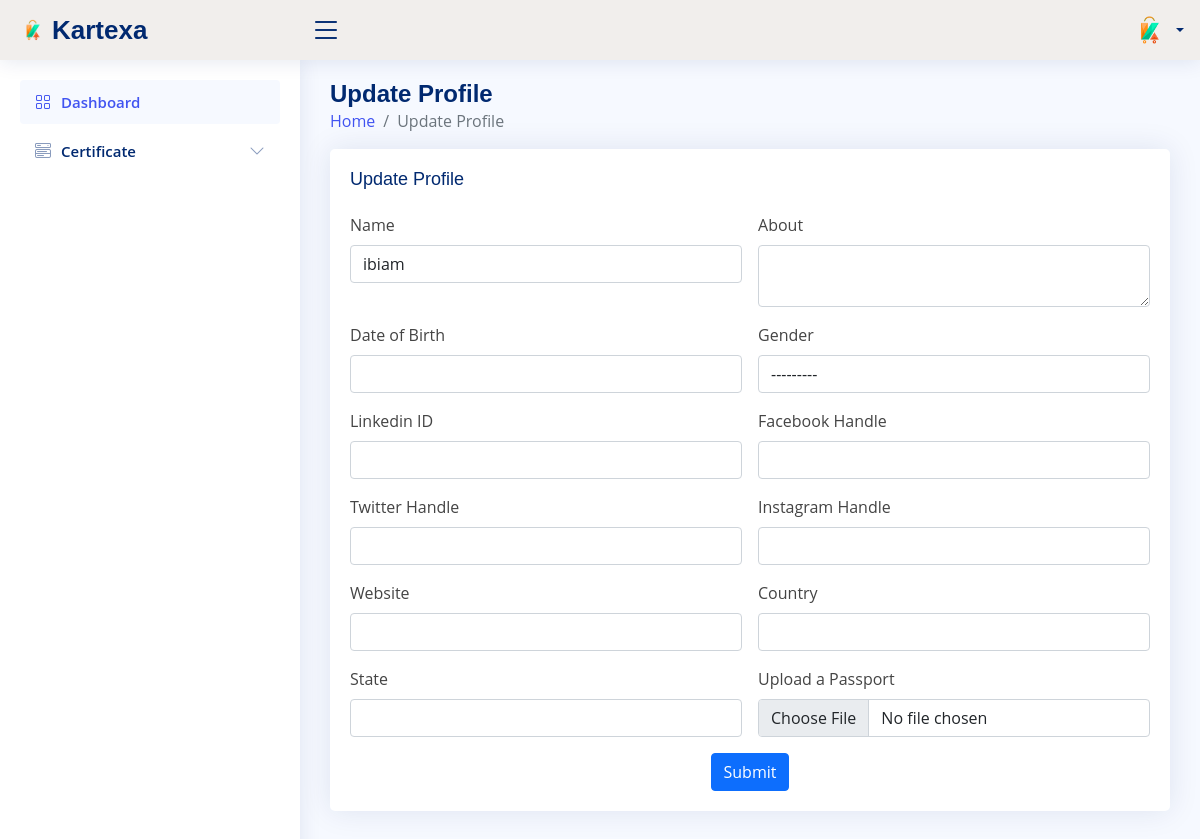
The page /accounts/1/edit_profile on the database as committed earlier.
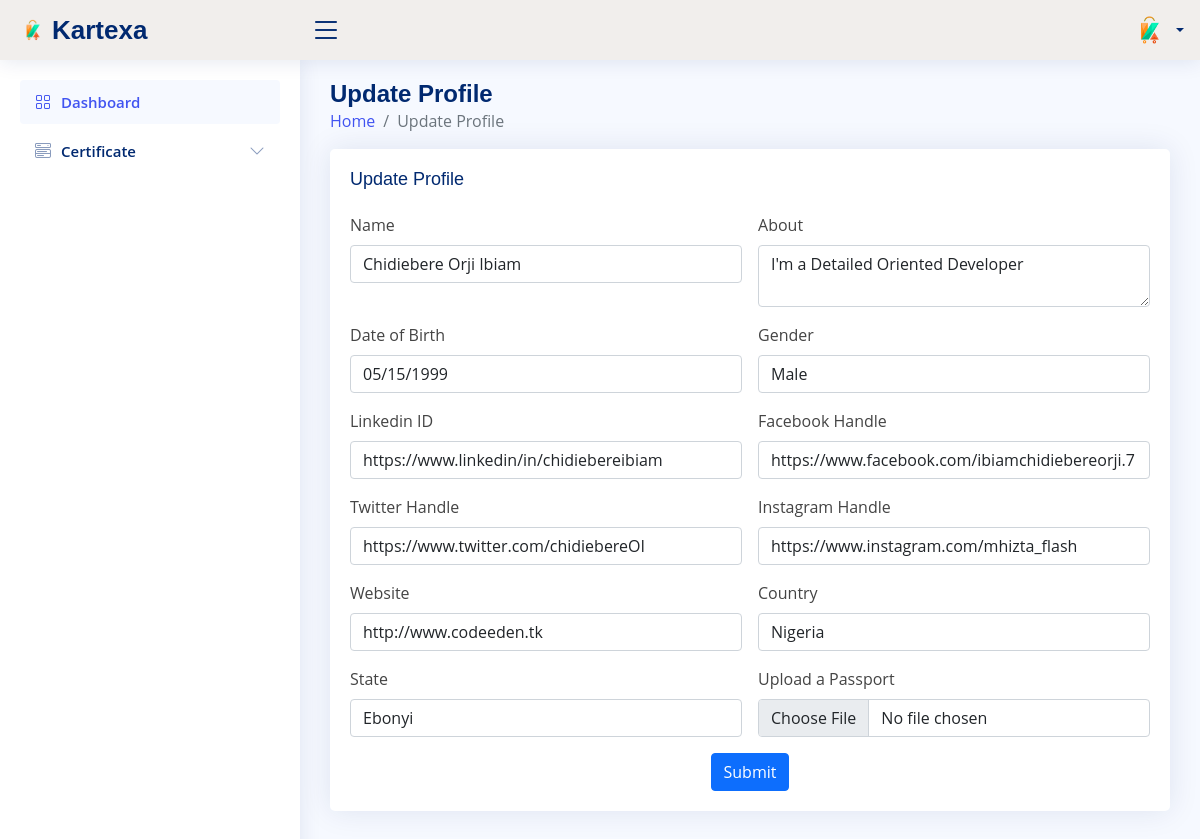
The same page on the database as committed later.
### accounts/models.py (models this page shows, shortened)
class Profile(models.Model):
    GENDER_CHOICES = (
        ('Male', 'Male'),
        ('Female', 'Female'),
        ('Others Specify', 'Others Specify')
    )
    user = models.OneToOneField(User, null=True, on_delete=models.CASCADE)
    name = models.CharField(max_length=255, null = True)
    about = models.TextField(null=True)
    date_of_birth = models.DateField(null = True)
    gender = models.CharField(max_length=50, null = True, choices = GENDER_CHOICES)
    linkedin_id = models.CharField(max_length=255, null=True, blank = True)
    facebook_handle = models.CharField(max_length=255, null=True, blank = True)
    twitter_handle = models.CharField(max_length=255, null=True, blank = True)
    instagram_handle = models.CharField(max_length=255, null=True, blank = True)
    website = models.CharField(max_length=255, null=True, blank = True)
    country = models.CharField(max_length=255, null=True, blank = True)
    state = models.CharField(max_length=255, null=True, blank = True)
    profile_pic = models.ImageField(null=True, blank = True, upload_to = "profile/")

### accounts/views.py (the view)
# urls.py: path('<int:pk>/edit_profile', views.UpdateProfileView.as_view(), name='update_profile'),
class UpdateProfileView(generic.UpdateView, LoginRequiredMixin):
    model = Profile
    form_class = UpdateProfileForm
    template_name = 'registration/update_profile.html'
    success_url = reverse_lazy('dashboard')

### accounts/templates/registration/update_profile.html (shortened to what this page needs)
{% extends 'core/base.html' %}
{% load static %}
{% block content %}
<main id="main" class="main">
    <div class="pagetitle">
      <h1>Update Profile</h1>
      <nav>
        <ol class="breadcrumb">
          <li class="breadcrumb-item"><a href="{% url 'dashboard' %}">Home</a></li>
          <li class="breadcrumb-item active">Update Profile</li>
        </ol>
      </nav>
    </div>
    <section class="section">
      <div class="row">
        <div class="col-lg-12">
          <div class="card">
            <div class="card-body">
              <h5 class="card-title">Update Profile</h5>
              <form class="row g-3" method="post" enctype="multipart/form-data">
                <div class="col-md-6">
                  <label for="inputName5" class="form-label">Name</label>
                  {{form.name}}
                </div>
                <div class="col-md-6">
                    <label for="inputName5" class="form-label">About</label>
                    {{form.about}}
                  </div>
                <div class="col-md-6">
                    <label for="inputPassword5" class="form-label">Date of Birth</label>
                    {{form.date_of_birth}}
                </div>
                <div class="col-md-6">
                  <label for="inputEmail5" class="form-label">Gender</label>
                 {{form.gender}}
                </div>
                <div class="col-md-6">
                  <label for="inputPassword5" class="form-label">Linkedin ID</label>
                  {{form.linkedin_id}}
                </div>
                <div class="col-md-6">
                    <label for="inputPassword5" class="form-label">Facebook Handle</label>
                    {{form.facebook_handle}}
                </div>
                <div class="col-md-6">
                    <label for="inputPassword5" class="form-label">Twitter Handle</label>
                    {{form.twitter_handle}}
                </div>
                  <div class="col-md-6">
                    <label for="inputPassword5" class="form-label">Instagram Handle</label>
                    {{form.instagram_handle}}
                  </div>
                  <div class="col-md-6">
                    <label for="inputPassword5" class="form-label">Website</label>
                    {{form.website}}
                  </div>
                <div class="col-6">
                  <label for="inputAddress5" class="form-label">Country</label>
                    {{form.country}}
                </div>
                <div class="col-6">
                  <label for="inputAddress2" class="form-label">State</label>
                  {{form.state}}
                </div>
          <div class="col-6">
            <label for="inputAddress2" class="form-label">Upload a Passport</label>
            {{form.profile_pic}}
        </div>
            <div class="text-center">
              <button type="submit" class="btn btn-primary">Submit</button>
              </div>
          </form>
            </div>
          </div>
        </div>
      </div>
    </section>
  </main>
{% endblock content %}

### core/templates/core/base.html (shortened to what this page needs)
<!DOCTYPE html>
{% load static %}
<html lang="en">
  <head>
    <link rel="stylesheet" href="{% static 'css/bootstrap.min.css' %}" />
    <link
      rel="stylesheet"
      href="{% static 'bootstrap-icons/bootstrap-icons.css' %}"
    />
    <link rel="stylesheet" href="{% static 'boxicons/css/boxicons.css' %}" />
    <link rel="stylesheet" href="{% static 'css/style.css' %}" />
  </head>
  <body>
    <header id="header" class="header fixed-top d-flex align-items-center">
      <div class="d-flex align-items-center justify-content-between">
        <a href="{% url 'dashboard' %}" class="logo d-flex align-items-center">
          <img src="{% static 'img/logo.png' %}" alt="" />
          <span class="d-none d-lg-block">Kartexa</span>
        </a>
        <i class="bi bi-list toggle-sidebar-btn"></i>
      </div>
      <nav class="header-nav ms-auto">
        <ul class="d-flex align-items-center">
          <li class="nav-item dropdown pe-3">
            <a
              class="nav-link nav-profile d-flex align-items-center pe-0"
              href="#"
              data-bs-toggle="dropdown"
            >
              <img
                src="{% static 'img/logo.png' %}"
                alt="Profile"
                class="rounded-circle"
              />
              <span class="d-none d-md-block dropdown-toggle ps-2"
                >{{user.username}}</span
              >
            </a>
          </li>
        </ul>
      </nav>
    </header>
    <aside id="sidebar" class="sidebar">
      <ul class="sidebar-nav" id="sidebar-nav">
        <li class="nav-item">
          <a class="nav-link" href="{% url 'dashboard' %}">
            <i class="bi bi-grid"></i>
            <span>Dashboard</span>
          </a>
        </li>
        <li class="nav-item">
          <a
            class="nav-link collapsed"
            data-bs-target="#components-nav"
            data-bs-toggle="collapse"
            href="#"
          >
            <i class="bi bi-menu-button-wide"></i><span>Certificate</span
            ><i class="bi bi-chevron-down ms-auto"></i>
          </a>
        </li>
      </ul>
    </aside>
    {% block content %}
    {% endblock content %}
  </body>
</html>

### static/css/style.css (style rules this page uses)
:root { scroll-behavior: smooth; }
body { font-family: "Open Sans", sans-serif; background: #f6f9ff; color: #444444; }
a { color: #4154f1; text-decoration: none; }
h1, h2, h3, h4, h5, h6 { font-family: "Nunito", sans-serif; }
#main { margin-top: 60px; padding: 20px 30px; transition: all 0.3s; }
.logo { line-height: 1; }
@media (min-width: 1200px) { .logo { width: 280px; } }
.logo img { max-height: 26px; margin-right: 6px; }
.logo span { font-size: 26px; font-weight: 700; color: #012970; font-family: "Nunito", sans-serif; }
.header { transition: all 0.5s; z-index: 997; height: 60px; box-shadow: 0px 2px 20px rgba(1, 41, 112, 0.1); background-color: rgb(241, 238, 236); padding-left: 20px; }
.header .toggle-sidebar-btn { font-size: 32px; padding-left: 10px; cursor: pointer; color: #012970; }
.header-nav ul { list-style: none; }
.header-nav > ul { margin: 0; padding: 0; }
.header-nav .nav-profile { color: #012970; }
.header-nav .nav-profile img { max-height: 36px; }
.header-nav .nav-profile span { font-size: 14px; font-weight: 600; }
.sidebar { position: fixed; top: 60px; left: 0; bottom: 0; width: 300px; z-index: 996; transition: all 0.3s; padding: 20px; overflow-y: auto; scrollbar-width: thin; scrollbar-color: #aab7cf transparent; box-shadow: 0px 0px 20px rgba(1, 41, 112, 0.1); background-color: #fff; }
@media (min-width: 1200px) { #main, #footer { margin-left: 300px; } }
.sidebar-nav { padding: 0; margin: 0; list-style: none; }
.sidebar-nav li { padding: 0; margin: 0; list-style: none; }
.sidebar-nav .nav-item { margin-bottom: 5px; }
.sidebar-nav .nav-link { display: flex; align-items: center; font-size: 15px; font-weight: 600; color: #4154f1; transition: 0.3; background: #f6f9ff; padding: 10px 15px; border-radius: 4px; }
.sidebar-nav .nav-link i { font-size: 16px; margin-right: 10px; color: #4154f1; }
.sidebar-nav .nav-link.collapsed { color: #012970; background: #fff; }
.sidebar-nav .nav-link.collapsed i { color: #899bbd; }
.sidebar-nav .nav-link .bi-chevron-down { margin-right: 0; transition: transform 0.2s ease-in-out; }
.pagetitle { margin-bottom: 10px; }
.pagetitle h1 { font-size: 24px; margin-bottom: 0; font-weight: 600; color: #012970; }
.card { margin-bottom: 30px; border: none; border-radius: 5px; box-shadow: 0px 0 30px rgba(1, 41, 112, 0.1); }
.card-title { padding: 20px 0 15px 0; font-size: 18px; font-weight: 500; color: #012970; font-family: "Poppins", sans-serif; }
.card-body { padding: 0 20px 20px 20px; }

Rows that differ between the two databases and show on the page:
changed Profile: name "ibiam" → "Chidiebere Orji Ibiam"; about (not shown) → "I'm a Detailed Oriented Developer"; date_of_birth (not shown) → "05/15/1999"; gender "---------" → "Male"; linkedin_id (not shown) → "https://www.linkedin/in/chidiebereibiam"; facebook_handle (not shown) → "https://www.facebook.com/ibiamchidiebereorji.7"; twitter_handle (not shown) → "https://www.twitter.com/chidiebereOI"; instagram_handle (not shown) → "https://www.instagram.com/mhizta_flash"; website (not shown) → "http://www.codeeden.tk"; country (not shown) → "Nigeria"; state (not shown) → "Ebonyi"
